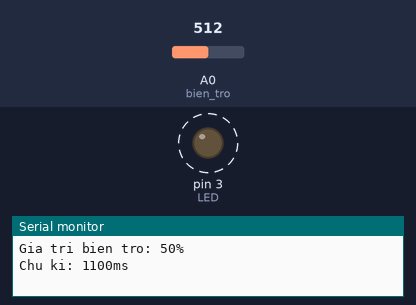
Simulated run of this sketch. Board: Arduino Uno, built with avr-gcc and run on an emulated ATmega328P. Shown: output pins drawn as LEDs (lit = HIGH), the last lines printed to the serial monitor. Dashed ring = blinking. The inputs (shaded band) are chosen by the test bench; at power-on: A0 (bien_tro) = 512.

Above: at 2.0 s.
2.1 s: A0 (bien_tro) set to 900
At 3.02 s:
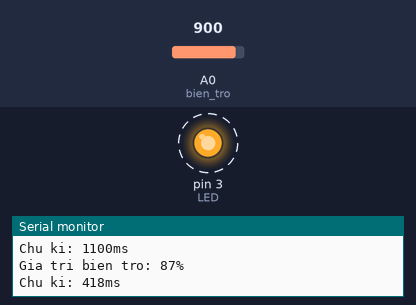
5.6 s: A0 (bien_tro) set to 1023
At 5.87 s:
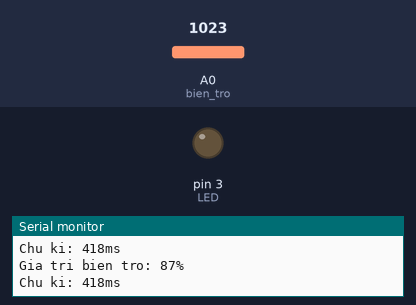
Timing chart, 0 to 15.1 s (numbered marks = the images above; inputs shaded):
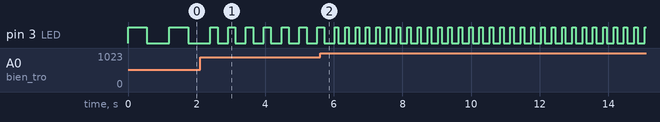

The sketch:

bai4_3.ino
```cpp
/*
Nguyen Thanh Luan - K74A2 KT&CN;

Bai 4-3: Viet chuong trinh dieu khien toc do nhay cua den led
bang gia tri bien tro, chu ky bat / tat led
tu 0,1s (tuong ung voi gia tri bien tro bang 1023)
den 1s (tuong ung voi gia tri bien tro bang 0).
Hien thi tren Serial Monitor thong tin sau:
- Gia tri bien tro o dang phan tram
- Che do bat / tat LED hien hanh
- Thoi gian mot chu ky (bang thoi gian bat + thoi gian tat)
*/

const byte bien_tro = A0;
const byte LED = 3;

void setup() {
  Serial.begin(9600);
  pinMode(bien_tro, INPUT);
  pinMode(LED, OUTPUT);
  digitalWrite(LED, LOW);
}

void loop() {
  int value = analogRead(bien_tro);
  int do_tre = map(value, 0, 1023, 1000, 100);
  int percent = 100.0*value / 1023;

  digitalWrite(LED, HIGH);
  delay(do_tre);
  digitalWrite(LED, LOW);
  delay(do_tre);

  Serial.print("Gia tri bien tro: "); Serial.print(percent); Serial.println("%");
  // Serial.print("Gia tri da xu ly: "); Serial.print(percent); Serial.println("%");
  Serial.print("Chu ki: "); Serial.print(do_tre*2); Serial.println("ms");

  delay(100);
}
```

Measured:
- after the input at 2.1 s, pin 3 (LED): alternates HIGH for 0.21 s and LOW for 0.31 s, starting after 0.51 s
- by itself, pin 3 (LED): alternates HIGH for 0.55 s and LOW for 0.65 s
